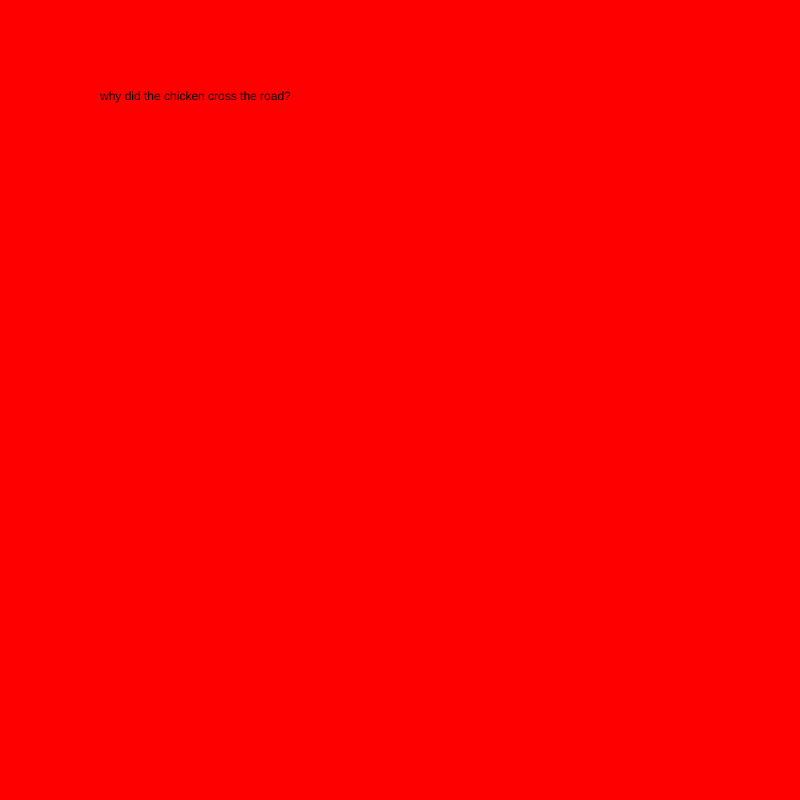
Frame 1 (no input)
Frame 60 (no input): identical to frame 1, image omitted
Frame 120 (the mouse pressed at the canvas centre since frame 60): identical to frame 1, image omitted

The p5.js sketch that drew this single still picture (run headless with seeded random() and noise() and a simulated clock; from frame 60 on, the mouse is pressed at the canvas centre):

// p5.js sketch
// ── sketch.js
let state = 0;
var myTimer = 0 ;

function setup() {
  createCanvas(800, 800);
}

function draw() {

  switch (state) {

    case 0:
      background('red')
      text("why did the chicken cross the road?", 100, 100);
      break;

      var myTimer = 0 ;  // declare in the global area


   // put this block of code at the end of a case where you want a timer, before the break ;

    if (myTimer >= 300) {

       myState++ ;  // this will go to the next state. You can also put myState = 3 or something
       myTimer = 0 ;  // people always forget to reset the timer!!

    }


    case 1:
      background('blue')
      text("to get to the other side!! LOL BRO", 100, 100);
      break;

  }
}



function mouseReleased() {

  state = state + 1;

}

 if (state > 1) {
      state = 0;
}
